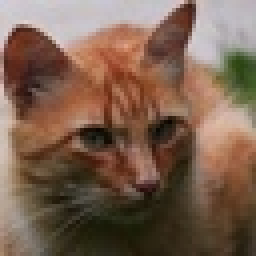
#> input picture data/cat/cat_0001.jpg, 64 x 64 px (shown 4 times larger); its folder holds only this picture in this run
$ jupyter execute --allow-errors notebook1.ipynb
#> lines starting #> are read from the running program, lines starting #| are printed output that depends on the picture; long printed decimals are rounded
# Lab 1: NumPy for Cat and Dog Faces

In this notebook, you will treat **cat and dog face images** as NumPy arrays and build a small hand-crafted feature matrix.

This version focuses on core NumPy image operations and keeps the workflow concrete:

- load an image into a NumPy array
- crop and flip with slicing
- normalize to `[0, 1]`
- convert RGB to grayscale
- compute summaries with `axis=`
- apply a small filter with a kernel and matrix multiplication
- flatten an image into one vector
- engineer features with `np.concatenate(...)` and `np.apply_along_axis(...)`
- stack features into a feature matrix for later machine learning work

**Dataset assumption**

Use the curated cat-and-dog-faces dataset extracted into:

`data/`

[cell 1]
from pathlib import Path
import numpy as np
import matplotlib.pyplot as plt
from PIL import Image
from lab_utils.visualization import (
    plot_feature_vector,
    show_image_gallery,
)

# Safe project root (works in scripts + notebooks)
try:
    PROJECT_ROOT = Path(__file__).resolve().parent
except NameError:
    PROJECT_ROOT = Path.cwd()

DATA_ROOT = PROJECT_ROOT / "data"

LABELS = ("cat", "dog")
LABEL_TO_INDEX = {"cat": 0, "dog": 1}

IMAGE_EXTENSIONS = ("*.jpg", "*.jpeg", "*.png", "*.bmp", "*.webp")

SEED = 1234

def label_from_path(path: Path) -> str:
    label = path.parent.name
    if label not in LABEL_TO_INDEX:
        raise ValueError(f"Unexpected label folder: {path}")
    return label


def load_preview_image(path: Path) -> np.ndarray:
    with Image.open(path) as image:
        return np.asarray(image.convert("RGB"))


def list_image_paths(label: str) -> list[Path]:
    label_dir = DATA_ROOT / label
    paths = []
    for pattern in IMAGE_EXTENSIONS:
        paths.extend(label_dir.glob(pattern))
    return sorted(paths)

def shuffled_paths(paths: list[Path], seed_offset: int = 0) -> list[Path]:
    rng = np.random.default_rng(SEED + seed_offset)
    indices = rng.permutation(len(paths))
    return [paths[int(idx)] for idx in indices]

def sample_paths(paths: list[Path], count: int, seed_offset: int) -> list[Path]:
    ordered = shuffled_paths(paths, seed_offset=seed_offset)
    return ordered[: min(count, len(ordered))]


def sample_per_class(paths: list[Path], n_per_class: int, seed_offset: int = 0) -> list[Path]:
#> called with n_per_class = 3, seed_offset = 10
    sampled = []
    for label_index, label in enumerate(LABELS):
        label_paths = [path for path in paths if label_from_path(path) == label]
        sampled.extend(sample_paths(label_paths, n_per_class, seed_offset + 50 * label_index))
    return sampled

def split_train_test(paths: list[Path], train_ratio: float = 0.7, seed_offset: int = 0):
    shuffled = shuffled_paths(paths, seed_offset)
    split_idx = int(len(shuffled) * train_ratio)
    return shuffled[:split_idx], shuffled[split_idx:]


# Check dataset exists
expected = [
    DATA_ROOT / "cat",
    DATA_ROOT / "dog",
]
if not all(path.exists() for path in expected):
    raise FileNotFoundError(
        f"Dataset not found at {DATA_ROOT}. Expected 'cat' and 'dog' folders."
    )


# Load all paths
cat_paths = list_image_paths("cat")
dog_paths = list_image_paths("dog")
cat_dog_paths = cat_paths + dog_paths

# Split per class (7:3)
cat_train, cat_test = split_train_test(cat_paths, 0.7, seed_offset=0)
dog_train, dog_test = split_train_test(dog_paths, 0.7, seed_offset=100)

# Combine
train_paths = cat_train + dog_train
test_paths = cat_test + dog_test

print(f"Using dataset from: {DATA_ROOT}")
print(f"Found {len(cat_paths)} cat images")
print(f"Found {len(dog_paths)} dog images")

if len(cat_paths) == 0 or len(dog_paths) == 0:
    raise ValueError("No images found. Check folder paths or file extensions.")

### Visual Helper: Preview the Faces Dataset

Before starting the TODOs, look at a few cat and dog face images from the student-specific subset.

[cell 2]
preview_paths = sample_per_class(cat_dog_paths, n_per_class=3, seed_offset=10)
preview_images = [load_preview_image(path) for path in preview_paths]
#> in load_preview_image, image is the input picture: PIL image 64x64 RGB; mean R, G, B 123.5, 97, 79.8
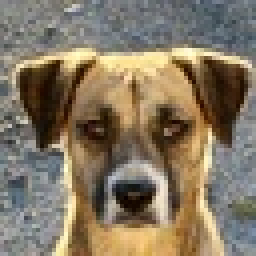
#> input picture data/dog/dog_0001.jpg, 64 x 64 px (shown 4 times larger)
#> in load_preview_image, image is the input picture: PIL image 64x64 RGB; mean R, G, B 132.1, 119, 98.9
#> preview_images = 2 items
preview_titles = [f"{label_from_path(path)}: {path.name}" for path in preview_paths]
show_image_gallery(
    preview_images,
    titles=preview_titles,
    ncols=3,
    figsize=(10, 6),
    suptitle="Cat and dog face preview",
)
#> (this line was passed over: lab_utils is not available in this run)
plt.show()

## Question 1: Load one image into a NumPy array

Write a function that:

- opens one file from disk
- converts it to RGB
- returns an `H x W x C` NumPy array

This is the starting point for every later NumPy operation in the lab.

[cell 3]
def load_image_np(path: Path) -> np.ndarray:
    with Image.open(path) as image:
        return np.asarray(image.convert("RGB"))

sample_path = cat_paths[0]
sample_image = load_image_np(sample_path)
print("shape:", sample_image.shape)
#| shape: (64, 64, 3)
print("dtype:", sample_image.dtype)
#| dtype: uint8
print("min/max:", sample_image.min(), sample_image.max())
#| min/max: 0 225
show_image_gallery([sample_image], titles=[sample_path.name], ncols=1, figsize=(4, 4))
#> (this line was passed over: lab_utils is not available in this run)
plt.show()

## Question 2: Crop the image with slicing

Implement a centered square crop. Keep the crop size at `48 x 48` for the rest of the lab so the crop is visible and later operations stay consistent.

[cell 4]
def center_crop(image: np.ndarray, crop_size: int = 48) -> np.ndarray:
    h, w, _ = image.shape
    sh = (h - crop_size) // 2
    sw = (w - crop_size) // 2
    return image[sh:sh+crop_size, sw:sw+crop_size]

cropped_image = center_crop(sample_image, crop_size=48)
print("cropped shape:", cropped_image.shape)
#| cropped shape: (48, 48, 3)
show_image_gallery(
    [sample_image, cropped_image],
    titles=["Original", "Center crop"],
    ncols=2,
    figsize=(8, 4),
)
#> (this line was passed over: lab_utils is not available in this run)
plt.show()

## Question 3: Flip the crop horizontally

Mirror the cropped image from left to right using slicing only.

[cell 5]
def flip_horizontal(image: np.ndarray) -> np.ndarray:
    return image[:, ::-1]

flipped_image = flip_horizontal(cropped_image)
#> in flip_horizontal, `return image[:, ::-1]`:
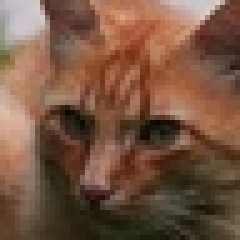
#> returned value: shape (48, 48, 3) (shown 5 times larger); mean of channels 0, 1, 2 118.9, 85, 65.5; drawn as R, G, B
show_image_gallery(
    [cropped_image, flipped_image],
    titles=["Cropped", "Flipped"],
    ncols=2,
    figsize=(8, 4),
)
#> (this line was passed over: lab_utils is not available in this run)
plt.show()

## Question 4: Normalize pixels to `[0, 1]`

Convert the cropped RGB image from unsigned integers into `float32` values in the range `[0, 1]`.

[cell 6]
def normalize_01(image: np.ndarray) -> np.ndarray:
    return image.astype(np.float32) / 255.0

def show_histograms(uint8_img, float_img):
    plt.figure(figsize=(10, 4))

    plt.subplot(1, 2, 1)
    plt.hist(uint8_img.ravel(), bins=50)
    plt.title("Before (uint8: 0–255)")

    plt.subplot(1, 2, 2)
    plt.hist(float_img.ravel(), bins=50)
    plt.title("After (float: 0–1)")

    plt.tight_layout()
    plt.show()

sample_float = normalize_01(cropped_image)

# 1. Side-by-side image (Both image will look the same)
show_image_gallery(
    [cropped_image, sample_float],
    titles=["uint8 (0–255)", "float (0–1)"],
    ncols=2,
    figsize=(8, 4),
)
#> (this line was passed over: lab_utils is not available in this run)

# 2. Stats
print("Before:", cropped_image.dtype, cropped_image.min(), cropped_image.max())
#| Before: uint8 0 225
print("After :", sample_float.dtype, sample_float.min(), sample_float.max())
#| After : float32 0.0 0.8824

# 3. Histogram
show_histograms(cropped_image, sample_float)
#> in show_histograms, `plt.show()`:
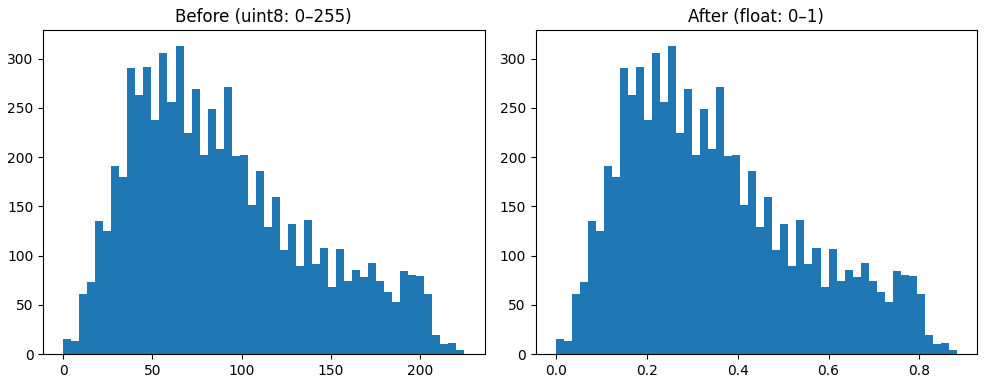
#> figure drawn by matplotlib, 2 panels; panel 1: tallest bar 313 high, from x = 63 to 67.5; panel 2: tallest bar 313 high, from x = 0.247 to 0.265

plt.show()

## Question 5: Convert RGB to grayscale

Turn the normalized RGB image into a single grayscale array using standard RGB weights

$GREY = 0.299 \cdot R + 0.587 \cdot G + 0.114 \cdot B$.

[cell 7]
def rgb_to_gray(image_float: np.ndarray) -> np.ndarray:
    r = image_float[:, :, 0]
    g = image_float[:, :, 1]
    b = image_float[:, :, 2]
    return 0.299 * r + 0.587 * g + 0.114 * b

sample_gray = rgb_to_gray(sample_float)
#> in rgb_to_gray, `r = image_float[:, :, 0]`:
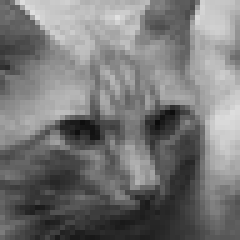
#> r: shape (48, 48) float32 (shown 5 times larger); min 0.0431, max 0.882, mean 0.466
#> in rgb_to_gray, `g = image_float[:, :, 1]`:
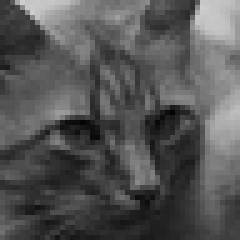
#> g: shape (48, 48) float32 (shown 5 times larger); min 0.0157, max 0.804, mean 0.333
#> in rgb_to_gray, `b = image_float[:, :, 2]`:
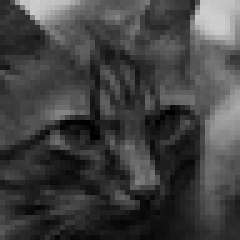
#> b: shape (48, 48) float32 (shown 5 times larger); min 0, max 0.808, mean 0.257
print("gray shape:", sample_gray.shape)
#| gray shape: (48, 48)
print("gray dtype:", sample_gray.dtype)
#| gray dtype: float32
fig, axes = plt.subplots(1, 2, figsize=(8, 4))
axes[0].imshow(sample_float)
axes[0].set_title("Normalized RGB")
axes[0].axis("off")
axes[1].imshow(sample_gray, cmap="gray")
axes[1].set_title("Grayscale")
axes[1].axis("off")
fig.tight_layout()
plt.show()

## Question 6: Use `axis=` to summarize channels

Compute one mean value per color channel with `axis=(0, 1)`, then choose the brightest channel with `np.argmax(...)`.

[cell 8]
CHANNEL_NAMES = np.array(["red", "green", "blue"])


def channel_summary(image_float: np.ndarray) -> tuple[np.ndarray, int]:
    means = image_float.mean(axis=(0,1))
    idx = np.argmax(means)
    return means, idx

sample_channel_means, sample_brightest = channel_summary(sample_float)
#> in channel_summary, `means = image_float.mean(axis=(0,1))`: means = [0.466, 0.333, 0.257]
#> in channel_summary, `idx = np.argmax(means)`: idx = 0
#> sample_channel_means = [0.466, 0.333, 0.257]; sample_brightest = 0
print("channel means:", sample_channel_means)
#| channel means: [0.4662 0.3335   0.2569]
print("brightest channel:", CHANNEL_NAMES[sample_brightest])
#| brightest channel: red
fig, ax = plt.subplots(figsize=(5, 3))
ax.bar(CHANNEL_NAMES, sample_channel_means, color=["#E74C3C", "#2ECC71", "#3498DB"])
ax.set_title("Average brightness per channel")
ax.set_ylabel("Mean value")
ax.grid(axis="y", alpha=0.25)
fig.tight_layout()
plt.show()
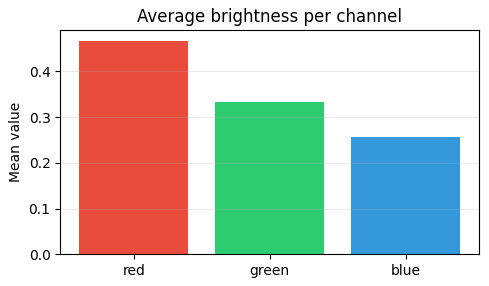
#> figure drawn by matplotlib, 1 panel; tallest bar 0.466 high, from x = -0.4 to 0.4

## Question 7: Apply a filter with a kernel and matrix multiplication

Implement a tiny 2D convolution on the grayscale image. At each location:

1. take a `3 x 3` patch
2. flatten the patch and kernel
3. multiply them with `@`

Use the Laplacian kernel from the setup cell.

[cell 9]
EDGE_KERNEL = np.array(
    [
        [0, 1, 0],
        [1, -4, 1],
        [0, 1, 0],
    ],
    dtype=np.float32,
)


def convolve2d_matmul(image_gray: np.ndarray, kernel: np.ndarray) -> np.ndarray:
    h, w = image_gray.shape
    kh, kw = kernel.shape
    out = np.zeros((h-kh+1, w-kw+1), dtype=np.float32)
    kf = kernel.reshape(-1)
    for i in range(h-kh+1):
        for j in range(w-kw+1):
            patch = image_gray[i:i+kh, j:j+kw]
            out[i,j] = patch.reshape(-1) @ kf
    return out

sample_filtered = convolve2d_matmul(sample_gray, EDGE_KERNEL)
#> after the loop in convolve2d_matmul, `for i in range(h-kh+1):`:
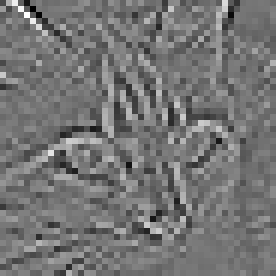
#> out: shape (46, 46) float32 (shown 6 times larger); min -0.56, max 0.662, mean -0.000515; drawn with min black and max white
print("filtered shape:", sample_filtered.shape)
#| filtered shape: (46, 46)
fig, axes = plt.subplots(1, 2, figsize=(8, 4))
axes[0].imshow(sample_gray, cmap="gray")
axes[0].set_title("Grayscale")
axes[0].axis("off")
axes[1].imshow(np.abs(sample_filtered), cmap="magma")
axes[1].set_title("Filtered |response|")
axes[1].axis("off")
fig.tight_layout()
plt.show()
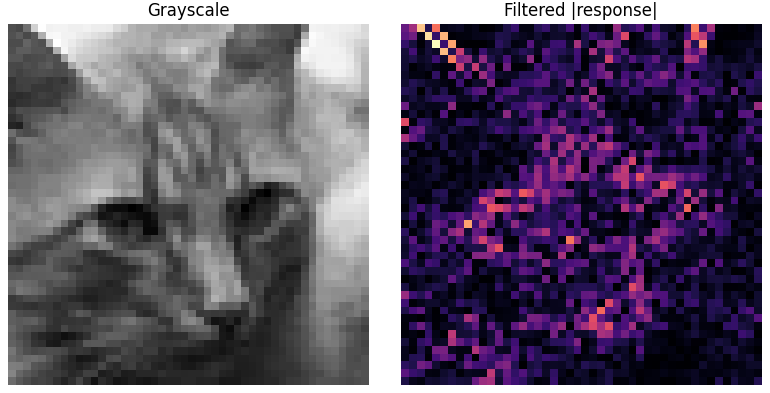
#> figure drawn by matplotlib, 2 panels

## Question 8: Flatten one image into one vector

Take the grayscale crop and turn it into a one-dimensional vector.

[cell 10]
def flatten_image(image: np.ndarray) -> np.ndarray:
    return image.reshape(-1)

sample_flat = flatten_image(sample_gray)
#> sample_flat = 2304 values, max 0.824 at index 102, min 0.0256 at index 1090, mean 0.364
print("original shape:", sample_gray.shape)
#| original shape: (48, 48)
print("flat shape:", sample_flat.shape)
#| flat shape: (2304,)
fig, ax = plt.subplots(figsize=(10, 3))
ax.plot(sample_flat[:256], color="#4C6FFF")
ax.set_title("First 256 grayscale values after flattening")
ax.set_xlabel("Index")
ax.set_ylabel("Value")
ax.grid(alpha=0.25)
fig.tight_layout()
plt.show()
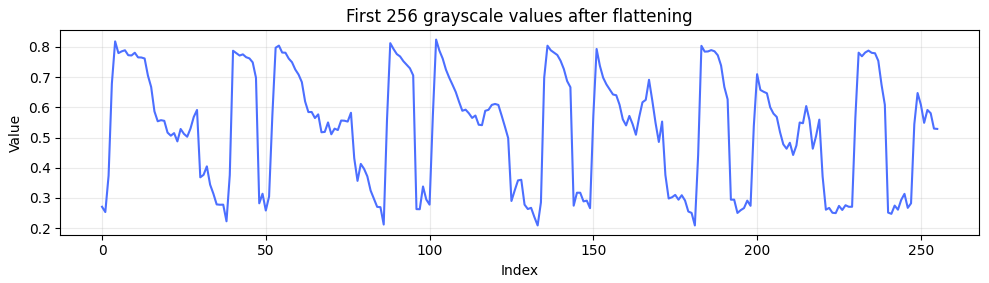
#> figure drawn by matplotlib, 1 panel; curve peaks at x = 102, y = 0.824

## Question 9: Engineer a feature vector with `concatenate` and `apply`

Build one hand-crafted feature vector that combines:

- RGB means
- RGB standard deviations
- the brightest channel index
- the mean and standard deviation of the filtered response
- one summary from `np.apply_along_axis(...)`

Use `np.concatenate(...)` to join the pieces.

[cell 11]
FEATURE_NAMES = [
    "mean_r",
    "mean_g",
    "mean_b",
    "std_r",
    "std_g",
    "std_b",
    "brightest_channel",
    "edge_mean",
    "edge_std",
    "row_std_mean",
]


def extract_features(image: np.ndarray, kernel: np.ndarray) -> np.ndarray:
    cropped = center_crop(image, crop_size=48)
    image_float = normalize_01(cropped)
    gray = rgb_to_gray(image_float)
    channel_means, brightest_channel = channel_summary(image_float)
    channel_stds = image_float.std(axis=(0, 1)).astype(np.float32)
    filtered = convolve2d_matmul(gray, kernel)
    row_std_profile = np.apply_along_axis(np.std, 1, gray)

    return np.concatenate([
        channel_means,
        channel_stds,
        np.array([brightest_channel], dtype=np.float32),
        np.array([filtered.mean()], dtype=np.float32),
        np.array([filtered.std()], dtype=np.float32),
        np.array([row_std_profile.mean()], dtype=np.float32)
    ]).astype(np.float32)

sample_features = extract_features(sample_image, EDGE_KERNEL)
#> in extract_features, `channel_means, brightest_channel = channel_summary(image_float)`: channel_means = [0.466, 0.333, 0.257]; brightest_channel = 0
#> in extract_features, `channel_stds = image_float.std(axis=(0, 1)).astype(np.float32)`: channel_stds = [0.198, 0.159, 0.16]
#> in extract_features, `row_std_profile = np.apply_along_axis(np.std, 1, gray)`: row_std_profile = 48 values, max 0.207 at index 24, min 0.0685 at index 47, mean 0.127
#> sample_features = [0.466, 0.333, 0.257, 0.198, 0.159, 0.16, 0, -0.000515, 0.131, 0.127]
print("feature shape:", sample_features.shape)
#| feature shape: (10,)
#> (the rest of this cell did not finish here and is left out)

## Question 10: Build and inspect a feature matrix

Apply your feature function to the small balanced train/test subsets from the face dataset.

Tasks:

1. build one feature matrix for the train images and one for the test images
2. return the matching integer labels
3. print the resulting shapes
4. compute an overall feature mean with `axis=0`
5. visualize the feature matrix and the average feature vector

[cell 12]
def build_feature_matrix(paths: list[Path], kernel: np.ndarray) -> tuple[np.ndarray, np.ndarray]:
    X = []
    y = []
    for p in paths:
        img = load_image_np(p)
        X.append(extract_features(img, kernel))
        y.append(LABEL_TO_INDEX[label_from_path(p)])
    return np.array(X, dtype=np.float32), np.array(y, dtype=np.int64)

X_train, y_train = build_feature_matrix(train_paths, EDGE_KERNEL)
X_test, y_test = build_feature_matrix(test_paths, EDGE_KERNEL)
#> y_test = [0, 1]
print("X_train shape:", X_train.shape)
print("y_train shape:", y_train.shape)
print("X_test shape:", X_test.shape)
#| X_test shape: (2, 10)
print("y_test shape:", y_test.shape)
#| y_test shape: (2,)
print("train class counts:", np.bincount(y_train, minlength=2))
print("test class counts:", np.bincount(y_test, minlength=2))
#| test class counts: [1 1]

train_feature_mean = X_train.mean(axis=0)
print("overall train feature mean shape:", train_feature_mean.shape)

fig, ax = plt.subplots(figsize=(10, 4))
#> (the rest of this cell did not finish here and is left out)
